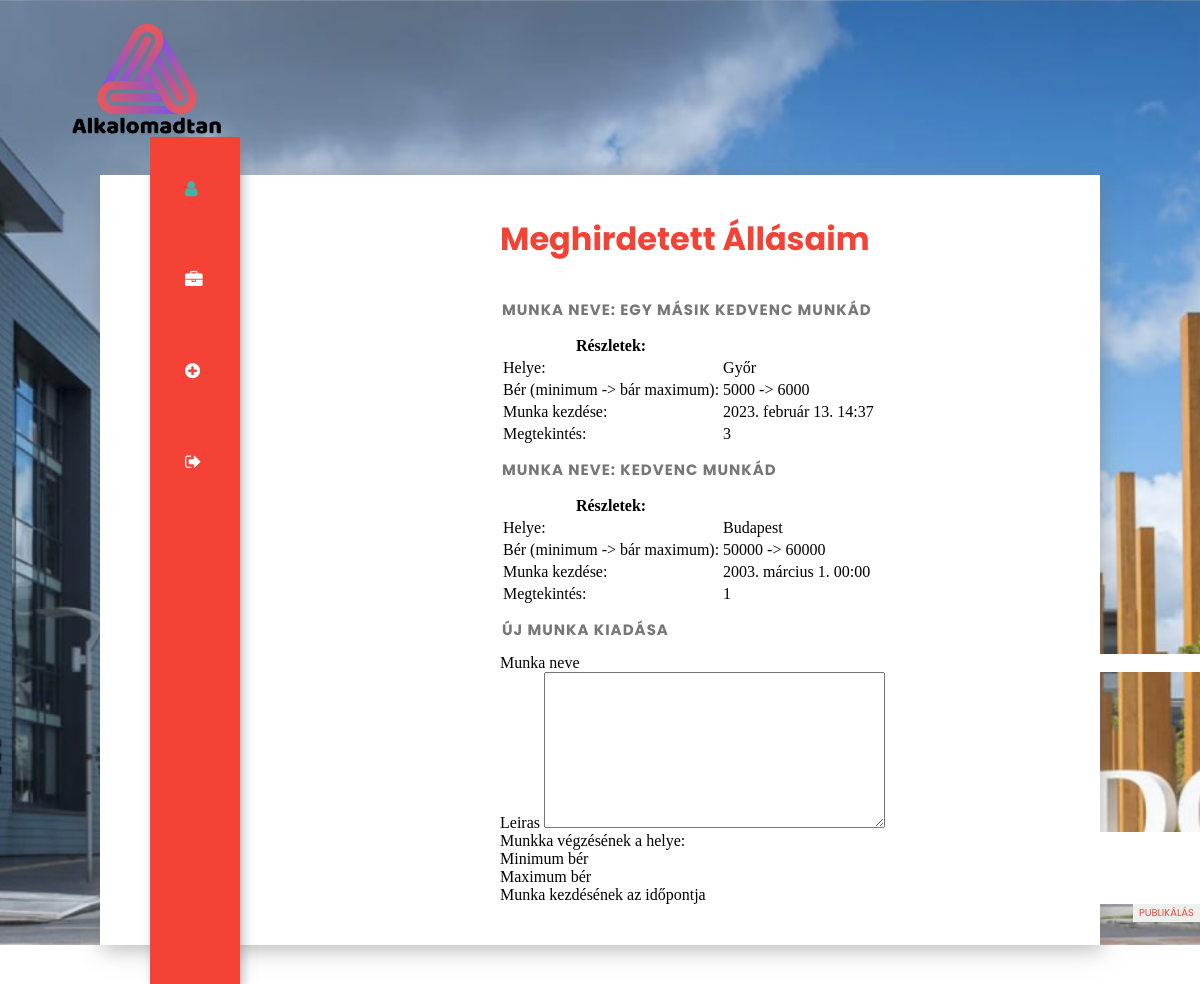
The app's page /profil/ujmunka/ (signed in), older data.
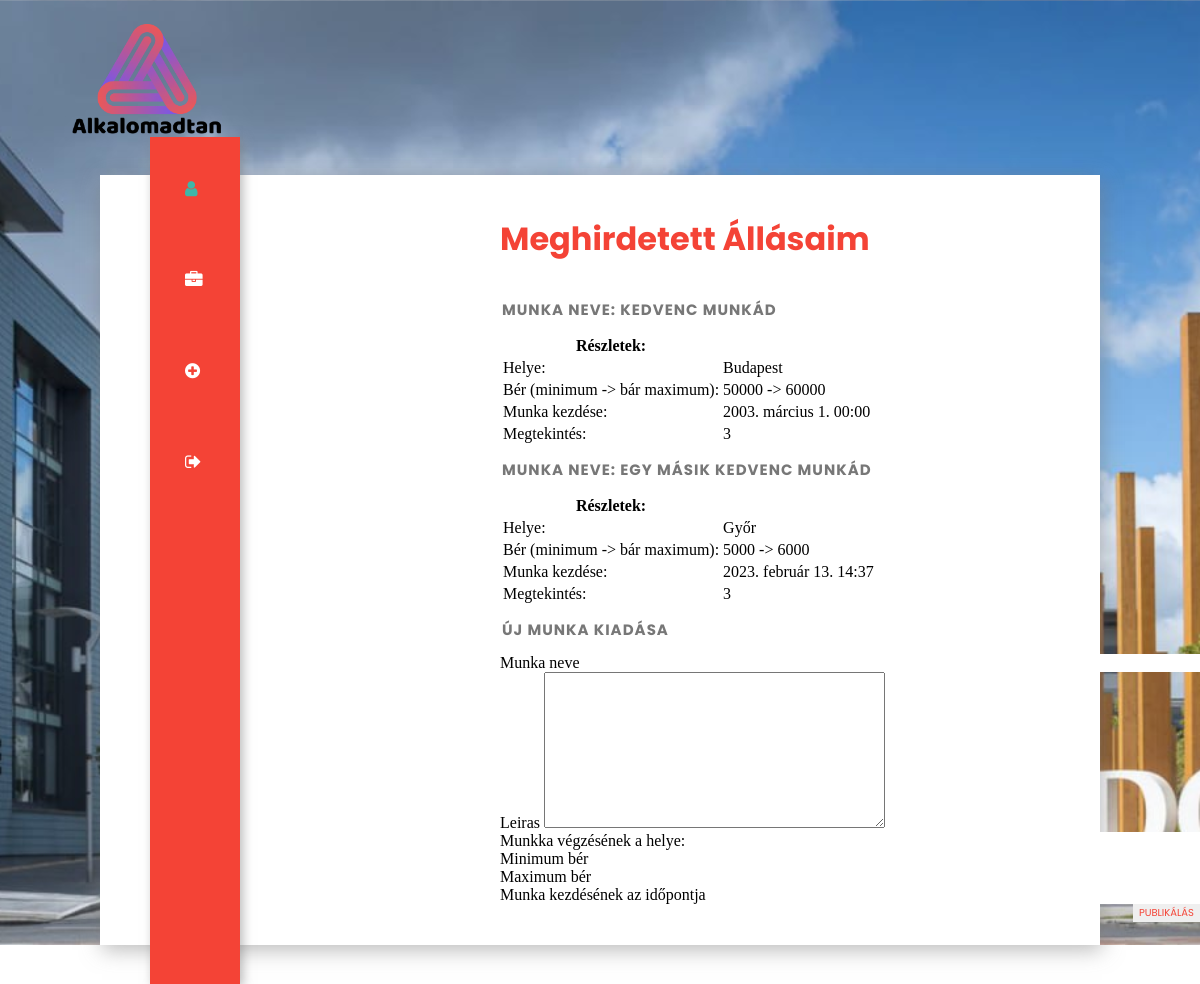
The same page, newer data.
### app/models.py (models this page shows, shortened)
class Munka(models.Model):
    class Meta:
        ordering = ["-katt"]
    nev = models.CharField(max_length=255, null=False)
    leiras = models.TextField(default="", null=False)
    helye = models.CharField(default="", max_length=255)
    katt = models.IntegerField(default=0)
    publikalo = models.ForeignKey(settings.AUTH_USER_MODEL, on_delete=models.CASCADE)
    berMin = models.IntegerField(null=False)
    berMax = models.IntegerField(null=True)
    munkaKezd = models.DateTimeField()

### app/views.py (the view)
# urls.py: path("profil/ujmunka/", views.Profil_UjMunka, name="ProfilUjMunka"),
def Profil_UjMunka(request):
    userId = request.user.id
    userUsername = request.user.username
    felhasznalo = request.user
    print(f"Profil_UjMunka(request) - {userUsername} ({userId})")
    if request.POST:
        if request.user.is_authenticated:
            ujMunkaForm = MunkaFrom(request.POST)
            if ujMunkaForm.is_valid():
                mentendo = ujMunkaForm.save(commit=False)
                mentendo.publikalo = User.objects.get(pk=request.user.id)
                mentendo.save()
                print("Mentve!")
            else:
                print("invalid form")
                print(ujMunkaForm.errors)
    else:
        ujMunkaForm = MunkaFrom()
    template = loader.get_template("app/profile/profilePageAd.html")
    munkak = ""
    try:
        munkak = list(Munka.objects.filter(publikalo = request.user.id).values())
    except:
        print(traceback.format_exc())
        munkak = None
    context = {
        "cim": "Profilod",
        "felhasznalo":felhasznalo,
        "form":ujMunkaForm,
        "munka": munkak
        }
    return HttpResponse(template.render(context,request))

### app/forms.py
class MunkaFrom(ModelForm):
    class Meta:
        model = Munka
        fields = "__all__"
        exclude = ["publikalo", "katt"]
    nev = forms.CharField(label="Munka neve", max_length=250)
    leiras = forms.TextInput()
    helye = forms.CharField(label="Munkka végzésének a helye:", max_length=150)
    berMin = forms.IntegerField(label="Minimum bér")
    berMax = forms.IntegerField(label="Maximum bér")
    munkaKezd = forms.DateField(label="Munka kezdésének az időpontja")

### app/templates/app/profile/profilePageAd.html (shortened to what this page needs)
{% extends 'app/layout/commonhead3.html' %}
{% block content %}
{% load static %}
{% if felhasznalo.is_authenticated %}
    {% if munka is not None %}
    <div class="rightbox">
        <div class="profile">
            <h1>Meghirdetett Állásaim</h1>
            {% for i in munka %}
            <div>
                <h2>Munka neve: {{i.nev}}</h2>
                <table>
                    <thead>
                        <th>Részletek:</th>
                    </thead>
                    <tbody>
                        <tr>
                            <td>Helye: </td>
                            <td>{{i.helye}}</td>
                        </tr>
                        <tr>
                            <td>Bér (minimum -> bár maximum): </td>
                            <td>{{i.berMin}} -> {{i.berMax}}</td>
                        </tr>
                        <tr>
                            <td>Munka kezdése: </td>
                            <td>{{i.munkaKezd}}</td>
                        </tr>
                        <tr>
                            <td>Megtekintés: </td>
                            <td>{{i.katt}}</td>
                        </tr>
                    </tbody>
                </table>
            </div>
            {% endfor %}
            <h2>Új munka kiadása</h2>
            <div>
<form method="POST">
{% for field in form %}
    <div class="">
        <label class="">{{ field.label }}</label>
        {{ field }}
    </div>
{% endfor %}
<input type="submit" value="Publikálás" class="btn btn-primary">
</form>
            </div>
        </div>
    </div>
    </div>
</section>
    {% endif %}
{% endif %}
{% endblock %}

### app/templates/app/layout/commonhead3.html (shortened to what this page needs)
<!DOCTYPE html>
<html lang="hu">
<head>
    {% load static %}
    <link rel="stylesheet" href="{% static 'style3.css' %}">
    <link rel="stylesheet" href="https://cdn.jsdelivr.net/npm/@fortawesome/fontawesome-free@6.2.1/css/fontawesome.min.css">
    <link rel="stylesheet" href="path/to/font-awesome/css/font-awesome.min.css">
    <link rel="stylesheet" href="https://cdnjs.cloudflare.com/ajax/libs/font-awesome/4.7.0/css/font-awesome.min.css">
</head>
<section class="header">
    <nav class="logo">
        <a href="index.html"><img src="images/logo.png" alt=""></a>
    </nav>
    <div class="container">
        <div class="leftbox links">
            <nav>
                <a href="{% url 'Profil' %}">
                    <i class="fa fa-user active"></i>
                </a>
                <a href="{% url 'ProfilJelentkezesek' %}">
                    <i class="fa fa-briefcase"></i>
                </a>
                <a href="{% url 'ProfilUjMunka' %}">
                    <i class="fa fa-plus-circle"></i>
                </a>
                <a href="{% url 'KijelentkezKerelem' %}">
                    <i class="fa fa-sign-out"></i>
                </a>
            </nav>
        </div>
{% block content %}
{% endblock %}
{% load static %}
<body>
</body>
</html>

### app/static/style3.css (style rules this page uses)
body { box-sizing: border-box; padding: 0; margin: 0; }
.header { min-height: 100vh; width: 100%; background-image: url(images/banner.jpg); background-position: center; background-size: cover; position: relative; }
.container { background-color: #fff; width: 1000px; height: 770px; margin: 0 auto; position: relative; border-top: 10px; box-shadow: 2px 5px 20px rgba(119, 119, 119, 0.5); }
.leftbox { float: left; top:-5%; left: 5%; position: absolute; width: 9%; height: 110%; background: #f44336; box-shadow: 3px 3px 10px rgba(119, 119, 119, 0.5); }
.links a { list-style: none; padding: 35px; color: #fff; font-size: 1.1em; display: block; transition: all 0.3s ease-in-out; }
.links a:first-child { margin-top: 7px; }
.active { color: #3fb6a8; }
.rightbox { float: right; width: 60%; height: 100%; }
.profile { position: absolute; width: 70%; }
h1 { font-family: 'Poppins', sans-serif; color: #f44336; font-size: 2em; margin-top: 40px; margin-bottom: 35px; }
h2 { color: #777; font-family: 'Poppins', sans-serif; width: 80%; text-transform: uppercase; font-size: 15px; letter-spacing: 1px; margin-left: 2px; }
.btn { float: right; font-family: 'Poppins', sans-serif; text-transform: uppercase; font-size: 10px; border: none; color: #f44336; }
input { float: right; font-family: 'Poppins', sans-serif; text-transform: uppercase; font-size: 10px; border: none; color: #f44336; }
.logo img { width: 150px; }
.logo { display: flex; padding: 2% 6%; justify-content: space-between; align-items: center; }

Row changes from the older to the newer data that the page shows:
changed Munka "Budapest": katt "1" → "3"; moves up the list
